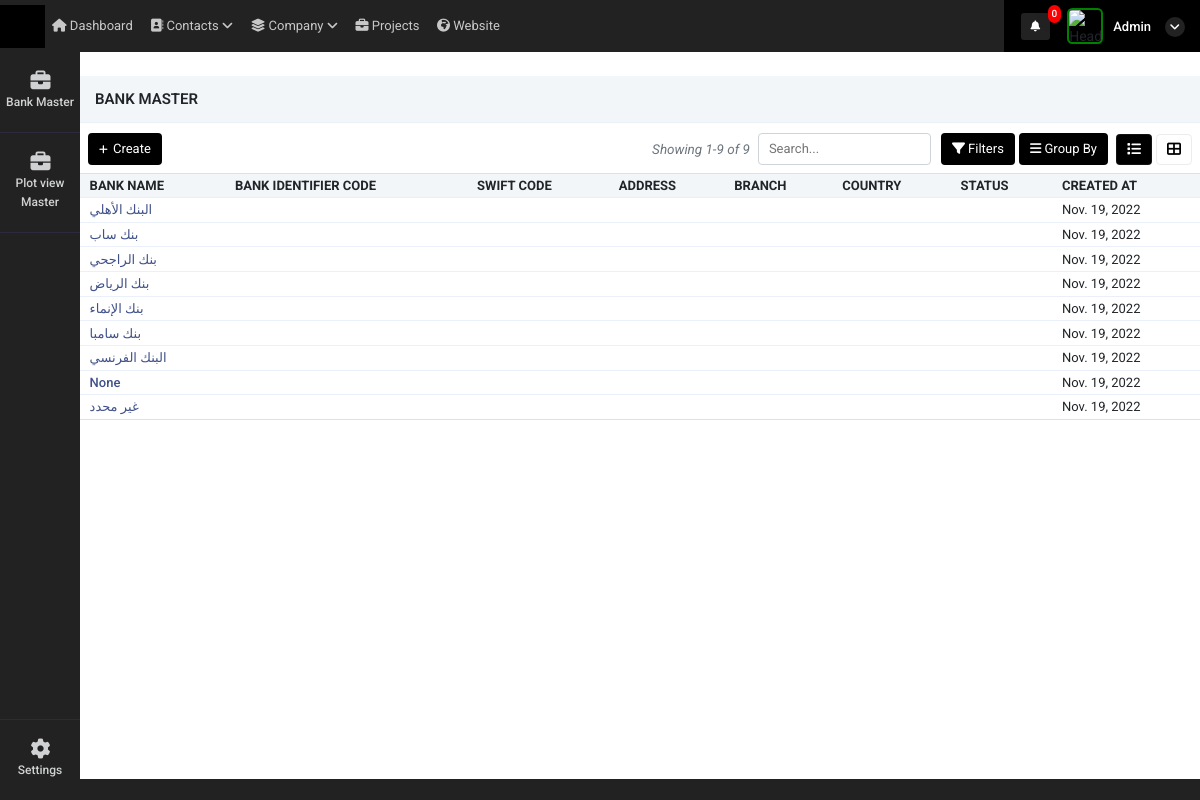
The app's page /bank_master (signed in) with its own data.
### super_admin/models.py (models this page shows)
class Bank_details(models.Model):
    bank_name = models.CharField(max_length=255,null=True)
    bank_identifier_code = models.CharField(max_length=255,null=True)
    branch = models.CharField(max_length=255,null=True)
    swift_code = models.CharField(max_length=255,null=True)
    address = models.CharField(max_length=500,null=True)
    country = models.CharField(max_length=255,null=True)
    status = models.CharField(max_length=255,null=True)
    dt = models.DateField(auto_now_add=True)
    tm = models.TimeField(auto_now_add=True)

### super_admin/views.py (the view)
# urls.py: path('bank_master',views.bank_master,name='bank_master'),
def bank_master(request):
    data = Bank_details.objects.all()
    page_number = request.GET.get("page")
    data_paginator = Paginator(data, 10)
    try:
        page_obj = data_paginator.get_page(page_number)
    except PageNotAnInteger:
        page_obj = data_paginator.page(1)
    context = {
        'data': data,
        'page_obj': page_obj,
        'bank_nav':1
    }
    return render(request, 'super_admin/bank_master.html', context)

### super_admin/templatetags/notification.py (called while the page is built, shortened)
@register.filter(name='get_notifications')
def get_notifications(value,args):
    user_dat = User.objects.get(id=value.id)
    st = user_dat.is_superuser
    data_count = ''
    if st == True:
        data_count = user_request_plot.objects.filter(read_status=0).count()
    return data_count

@register.filter(name='get_loginUsernameImage')
def get_loginUsernameImage(value,args):
    user_dat = User.objects.get(id=value.id)
    st = user_dat.is_superuser
    image_url = ''
    if st == True:
        image_url = 'http://10.10.10.119:8000/static/adminicon.jpg'
    else:
        user_data = user_Details.objects.get(auth_user=value.id)
        if user_data.atatchment == '':
            image_url = 'http://10.10.10.119:8000/static/adminicon.jpg'
        else:
            image_url ='../media/'+str(user_data.atatchment)
    return image_url

### super_admin/templates/super_admin/bank_master.html (shortened to what this page needs)
{% extends "super_admin/base10.html" %}
{% block content %}
{% load static %}
<div class="container-fluid mt-4 px-0">
    <div class="row">
        <div class="col-12 buttns">
            <h5>Bank Master</h5>
        </div>
    </div>
    <div class="tab-content contnt" id="demo_result_employee">
        <div class="tab-pane active" id="home1" role="tabpanel">
            <div class="d-flex align-items-center justify-content-between px-2">
                <div class="col-md-4 px-0">
                    <a href="create_bank"><button type="button" class="btn btn-prim add-btn create-button"><i
                                class="fas fa-plus"></i>
                            Create
                        </button></a>
                </div>
                <div class="d-flex align-items-center">
                    <span class="text-muted d-flex align-items-center">
                        <i class="text-muted" style="font-size: 13.5px;">Showing
                            {{ page_obj.start_index }}-{{ page_obj.end_index }} of {{ page_obj.paginator.count }}</i>
                    </span>
                    <input type="text" class="form-cont ml-2" placeholder="Search..." autocomplete="off"
                        id="search_value" value="" onkeyup="myFunction()">
                    <div class="dropdown btn-group fitr">
                        <button type="button" class="btn btn-prim dropdown-toggle" data-toggle="dropdown">
                            <i class="fas fa-filter"></i>
                            Filters
                        </button>
                    </div>
                    <div class="dropdown btn-group grpby">
                        <button type="button" class="btn btn-prim mx-1 dropdown-toggle" data-toggle="dropdown"> <i
                                class="fas fa-bars"></i>
                            Group By
                        </button>
                    </div>
                    <ul class="nav nav-tabs nav-ta" role="tablist">
                        <li class="nav-item mx-1">
                            <a class="nav-link kan-tab active" data-toggle="tab" href="#ho" role="tab"
                                aria-selected="false">
                                <i class="fas fa-list"></i>
                            </a>
                        </li>
                        <li class="nav-item">
                            <a class="nav-link kan-tab" data-toggle="tab" href="#pro" role="tab" aria-selected="false">
                                <i class="fas fa-th-large"></i>
                            </a>
                        </li>
                    </ul>
                </div>
            </div>
            <div class="tab-content">
                <div class="tab-pane active" id="ho" role="tabpanel">
                    <div class="table-responsive mb-1  mt-2">
                        <table class="table table-nowrap align-middle user_table" id="orderTable">
                            <thead class="table-light">
                                <tr class="text-uppercase">
                                    <th class="sort" data-sort="Bank-name">
                                        Bank Name</th>
                                    <th class="sort" data-sort="bank-code">
                                        Bank Identifier Code
                                    </th>
                                    <th class="sort" data-sort="company">
                                        Swift Code
                                    </th>
                                    <th class="sort" data-sort="Address">Address</th>
                                    <th class="sort" data-sort="Branch">
                                        Branch
                                    </th>
                                    <th class="sort" data-sort="country">
                                        country
                                    </th>
                                    <th class="sort" data-sort="company">
                                        Status
                                    </th>
                                    <th class="sort" data-sort="company">
                                        Created At
                                    </th>
                                </tr>
                            </thead>
                            <tbody class="list form-check-all append_search_result">
                                {% for i in page_obj %}
                                <tr onclick="window.location='bank_detail_edit?id={{i.id}}'">
                                    <td class="id"><a href="bank_detail_edit?id={{i.id}}"
                                            class="fw-medium link-primary">{{i.bank_name}}</a>
                                    </td>
                                    <td class="customer_name">
                                    </td>
                                    <td class="status">
                                    </td>
                                    <td class="product_name">
                                    </td>
                                    <td class="status">
                                    </td>
                                    <td class="date">
                                    </td>
                                    <td class="company">
                                    </td>
                                    <td class="status">{{i.dt}}
                                    </td>
                                </tr>
                                {% endfor %}
                            </tbody>
                        </table>
                    </div>
                </div>
            </div>
        </div>
    </div>
</div>
{% endblock %}

### super_admin/templates/super_admin/base10.html (shortened to what this page needs)
<!doctype html>
<html lang="en">
    {% load static %}
    {% load notification %}
<head>
    <link rel="stylesheet" href="{% static 'admin/css/morris.css' %}">
    <link href="{% static 'admin/css/bootstrap.min.css' %}" rel="stylesheet" type="text/css" />
    <link href="{% static 'admin/css/icons.css' %}" rel="stylesheet" type="text/css" />
    <link href="{% static 'admin/css/style.css' %}" rel="stylesheet" type="text/css" />
</head>
<body class="">
    <div id="wrapper">
        <div class="left side-menu">
            <div class="slimscroll-menu" id="remove-scroll">
                <div id="sidebar-menu" class="sidaber_menu">
                    <ul class="" id="side-menu">
                        {% if bank_nav == 1 %}
                        <li>    <a href="bank_master" class="splnav"> <i class="fas fa-briefcase"></i>        <p>Bank Master</p>    </a></li>
                        <li>    <a href="plot_view_master" class="splnav"> <i class="fas fa-briefcase"></i>        <p>Plot view Master</p>    </a></li>
                                                {% endif %}
                                                <li class="bootm_toggle_settings_button ">
                                                    <a class="splnav bdr_btmnone_nav" href="profile"> <i class="fa fa-cog"></i>
                                                        <p>Settings</p>
                                                    </a>
                                                </li>
                    </ul>
                </div>
            </div>
        </div>
        <div class="content-page">
            <div class="topbar">
                <div class="navbar-header">
                    <div class="d-flex">
                        <div class="binance">
                        </div>
                    </div>
                    <ul class="navbar-nav1 bg-2 col">
                        <li class="nav-item d-none d-sm-inline-block">
                            <a href="" class="nav-link"><i class="fa fa-home"></i> Dashboard</a>
                        </li>
                        <li class="nav-item d-none d-sm-inline-block">
                            <a href="" class="nav-link"><i class="fa fa-address-book"></i> Contacts <i
                                    class="a-right fa fa-angle-down"></i></a>
                        </li>
                        <li class="nav-item d-none d-sm-inline-block">
                            <a href="" class="nav-link"><i class="fas fa-layer-group"></i> Company <i
                                    class="a-right fa fa-angle-down"></i></a>
                        </li>
                        <li class="nav-item d-none d-sm-inline-block">
                            <a href="" class="nav-link"><i class="fas fa-briefcase"></i> Projects</a>
                        </li>
                        <li class="nav-item d-none d-sm-inline-block">
                            <a href="" class="nav-link"><i class="fas fa-globe-africa"></i> Website</a>
                        </li>
                    </ul>
                    <div class="d-flex align-items-center icns">
                        <div class="dropdown topbar-head-dropdown ms-1 header-item">
                            <a href="view_all_activity">
                                <i class="fas fa-bell fs-icn">
                                    <span
                                        class="position-absolute topbar-badge fs-9 translate-middle badge rounded-pill bg-red">{{ request.user|get_notifications:"sss" }}</span></i>
                                    </a>
                        </div>
                        <div class="dropdown header-item topbar-user king button-drpdown">
                            <span class="d-flex align-items-center drpdown-toggle">
                                <img class="header-profile-user" src="{{ request.user|get_loginUsernameImage:"sss" }}" alt="Header Avatar">
                                <span class="text-start ms-xl-2">
                                    <span class="d-none d-xl-inline-block ms-1 fw-medium user-name-text">  {{request.user.username|title}}</span>
                                    <i class="pro-icn fa fa-angle-down"></i>
                                </span>
                            </span>
                        </div>
                    </div>
                </div>
            </div>
            <div class="content">
                {% block content %}
                {% endblock %}
            </div>
            <footer class="footer">
                <div class="container-fluid">
                    <div class="row">
                        <div class="col-sm-6">
                        </div>
                        <div class="col-sm-6">
                        </div>
                    </div>
                </div>
            </footer>
        </div>
    </div>
</body>
</html>

### records on screen
Bank_details: bank_name "البنك الأهلي", dt "Nov. 19, 2022"
Bank_details: bank_name "بنك ساب", dt "Nov. 19, 2022"
Bank_details: bank_name "بنك الراجحي", dt "Nov. 19, 2022"
Bank_details: bank_name "بنك الرياض", dt "Nov. 19, 2022"
Bank_details: bank_name "بنك الإنماء", dt "Nov. 19, 2022"
Bank_details: bank_name "بنك سامبا", dt "Nov. 19, 2022"
Bank_details: bank_name "البنك الفرنسي", dt "Nov. 19, 2022"
Bank_details: bank_name "None", dt "Nov. 19, 2022"
Bank_details: bank_name "غير محدد", dt "Nov. 19, 2022"

### other values on screen
{{ request.user|get_notifications:"sss" }} "0"
{{ request.user.username|title }} "Admin"
{{ page_obj.start_index }} "1"
{{ page_obj.end_index }} "9"
{{ page_obj.paginator.count }} "9"
